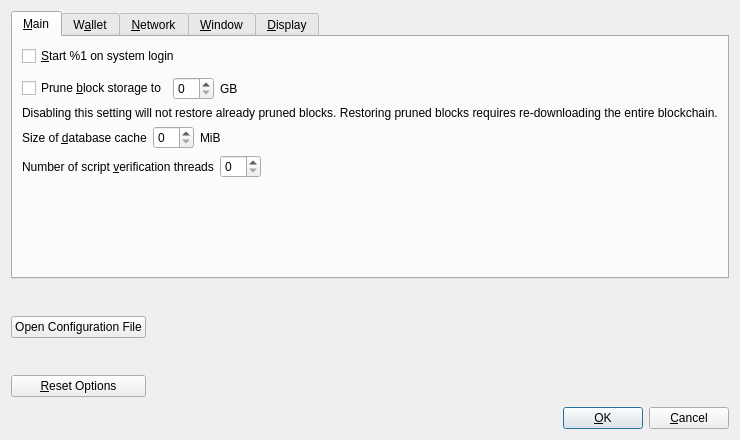
<?xml version="1.0" encoding="UTF-8"?>
<ui version="4.0">
 <class>OptionsDialog</class>
 <widget class="QDialog" name="OptionsDialog">
  <property name="geometry">
   <rect>
    <x>0</x>
    <y>0</y>
    <width>560</width>
    <height>440</height>
   </rect>
  </property>
  <property name="windowTitle">
   <string>Options</string>
  </property>
  <property name="modal">
   <bool>true</bool>
  </property>
  <layout class="QVBoxLayout" name="verticalLayout">
   <item>
    <widget class="QTabWidget" name="tabWidget">
     <property name="currentIndex">
      <number>0</number>
     </property>
     <widget class="QWidget" name="tabMain">
      <attribute name="title">
       <string>&amp;Main</string>
      </attribute>
      <layout class="QVBoxLayout" name="verticalLayout_Main">
       <item>
        <widget class="QCheckBox" name="bitcoinAtStartup">
         <property name="toolTip">
          <string>Automatically start %1 after logging in to the system.</string>
         </property>
         <property name="text">
          <string>&amp;Start %1 on system login</string>
         </property>
        </widget>
       </item>
       <item>
        <spacer name="horizontalSpacer_0_Main">
         <property name="orientation">
          <enum>Qt::Horizontal</enum>
         </property>
         <property name="sizeHint" stdset="0">
          <size>
           <width>40</width>
           <height>5</height>
          </size>
         </property>
        </spacer>
       </item>
       <item>
       <layout class="QHBoxLayout" name="horizontalLayout_Main_Prune">
        <item>
         <widget class="QCheckBox" name="prune">
          <property name="toolTip">
           <string>Disables some advanced features but all blocks will still be fully validated. Disabling this setting will not restore already pruned blocks. Actual disk usage may be somewhat higher.</string>
          </property>
          <property name="text">
           <string>Prune &amp;block storage to</string>
          </property>
         </widget>
        </item>
        <item>
         <widget class="QSpinBox" name="pruneSize"/>
        </item>
         <item>
          <widget class="QLabel" name="pruneSizeUnitLabel">
           <property name="text">
            <string>GB</string>
           </property>
           <property name="textFormat">
            <enum>Qt::PlainText</enum>
           </property>
          </widget>
         </item>
         <item>
          <spacer name="horizontalSpacer_Main_Prune">
           <property name="orientation">
            <enum>Qt::Horizontal</enum>
           </property>
           <property name="sizeHint" stdset="0">
            <size>
             <width>40</width>
             <height>20</height>
            </size>
           </property>
          </spacer>
         </item>
        </layout>
       </item>
       <item>
        <widget class="QLabel" name="pruneWarning">
         <property name="text">
          <string>Disabling this setting will not restore already pruned blocks. Restoring pruned blocks requires re-downloading the entire blockchain.</string>
         </property>
         <property name="textFormat">
          <enum>Qt::PlainText</enum>
         </property>
        </widget>
       </item>
       <item>
        <layout class="QHBoxLayout" name="horizontalLayout_2_Main">
         <item>
          <widget class="QLabel" name="databaseCacheLabel">
           <property name="text">
            <string>Size of &amp;database cache</string>
           </property>
           <property name="textFormat">
            <enum>Qt::PlainText</enum>
           </property>
           <property name="buddy">
            <cstring>databaseCache</cstring>
           </property>
          </widget>
         </item>
         <item>
          <widget class="QSpinBox" name="databaseCache"/>
         </item>
         <item>
          <widget class="QLabel" name="databaseCacheUnitLabel">
           <property name="text">
            <string>MiB</string>
           </property>
           <property name="textFormat">
            <enum>Qt::PlainText</enum>
           </property>
          </widget>
         </item>
         <item>
          <spacer name="horizontalSpacer_2_Main">
           <property name="orientation">
            <enum>Qt::Horizontal</enum>
           </property>
           <property name="sizeHint" stdset="0">
            <size>
             <width>40</width>
             <height>20</height>
            </size>
           </property>
          </spacer>
         </item>
        </layout>
       </item>
       <item>
        <layout class="QHBoxLayout" name="horizontalLayout_Main_VerifyLabel">
         <item>
          <widget class="QLabel" name="threadsScriptVerifLabel">
           <property name="text">
            <string>Number of script &amp;verification threads</string>
           </property>
           <property name="textFormat">
            <enum>Qt::PlainText</enum>
           </property>
           <property name="buddy">
            <cstring>threadsScriptVerif</cstring>
           </property>
          </widget>
         </item>
         <item>
          <widget class="QSpinBox" name="threadsScriptVerif">
           <property name="toolTip">
            <string>(0 = auto, &lt;0 = leave that many cores free)</string>
           </property>
          </widget>
         </item>
         <item>
          <spacer name="horizontalSpacer_Main_Threads">
           <property name="orientation">
            <enum>Qt::Horizontal</enum>
           </property>
           <property name="sizeHint" stdset="0">
            <size>
             <width>40</width>
             <height>20</height>
            </size>
           </property>
          </spacer>
         </item>
        </layout>
       </item>
       <item>
        <spacer name="verticalSpacer_Main">
         <property name="orientation">
          <enum>Qt::Vertical</enum>
         </property>
         <property name="sizeHint" stdset="0">
          <size>
           <width>20</width>
           <height>40</height>
          </size>
         </property>
        </spacer>
       </item>
      </layout>
     </widget>
     <widget class="QWidget" name="tabWallet">
      <attribute name="title">
       <string>W&amp;allet</string>
      </attribute>
      <layout class="QVBoxLayout" name="verticalLayout_Wallet">
       <item>
        <widget class="QGroupBox" name="groupBox">
         <property name="title">
          <string>Expert</string>
         </property>
         <layout class="QVBoxLayout" name="verticalLayout_2">
          <item>
           <widget class="QCheckBox" name="coinControlFeatures">
            <property name="toolTip">
             <string>Whether to show coin control features or not.</string>
            </property>
            <property name="text">
             <string>Enable coin &amp;control features</string>
            </property>
           </widget>
          </item>
          <item>
           <widget class="QCheckBox" name="spendZeroConfChange">
            <property name="toolTip">
             <string>If you disable the spending of unconfirmed change, the change from a transaction cannot be used until that transaction has at least one confirmation. This also affects how your balance is computed.</string>
            </property>
            <property name="text">
             <string>&amp;Spend unconfirmed change</string>
            </property>
           </widget>
          </item>
         </layout>
        </widget>
       </item>
       <item>
        <spacer name="verticalSpacer_Wallet">
         <property name="orientation">
          <enum>Qt::Vertical</enum>
         </property>
         <property name="sizeHint" stdset="0">
          <size>
           <width>20</width>
           <height>40</height>
          </size>
         </property>
        </spacer>
       </item>
      </layout>
     </widget>
     <widget class="QWidget" name="tabNetwork">
      <attribute name="title">
       <string>&amp;Network</string>
      </attribute>
      <layout class="QVBoxLayout" name="verticalLayout_Network">
       <item>
        <widget class="QCheckBox" name="mapPortUpnp">
         <property name="toolTip">
          <string>Automatically open the Bitcoin client port on the router. This only works when your router supports UPnP and it is enabled.</string>
         </property>
         <property name="text">
          <string>Map port using &amp;UPnP</string>
         </property>
        </widget>
       </item>
       <item>
        <widget class="QCheckBox" name="allowIncoming">
         <property name="toolTip">
          <string>Accept connections from outside.</string>
         </property>
         <property name="text">
          <string>Allow incomin&amp;g connections</string>
         </property>
        </widget>
       </item>
       <item>
        <widget class="QCheckBox" name="connectSocks">
         <property name="toolTip">
          <string>Connect to the Bitcoin network through a SOCKS5 proxy.</string>
         </property>
         <property name="text">
          <string>&amp;Connect through SOCKS5 proxy (default proxy):</string>
         </property>
        </widget>
       </item>
       <item>
        <layout class="QHBoxLayout" name="horizontalLayout_1_Network">
         <item>
          <widget class="QLabel" name="proxyIpLabel">
           <property name="text">
            <string>Proxy &amp;IP:</string>
           </property>
           <property name="textFormat">
            <enum>Qt::PlainText</enum>
           </property>
           <property name="buddy">
            <cstring>proxyIp</cstring>
           </property>
          </widget>
         </item>
         <item>
          <widget class="QValidatedLineEdit" name="proxyIp">
           <property name="minimumSize">
            <size>
             <width>140</width>
             <height>0</height>
            </size>
           </property>
           <property name="maximumSize">
            <size>
             <width>140</width>
             <height>16777215</height>
            </size>
           </property>
           <property name="toolTip">
            <string>IP address of the proxy (e.g. IPv4: 127.0.0.1 / IPv6: ::1)</string>
           </property>
          </widget>
         </item>
         <item>
          <widget class="QLabel" name="proxyPortLabel">
           <property name="text">
            <string>&amp;Port:</string>
           </property>
           <property name="textFormat">
            <enum>Qt::PlainText</enum>
           </property>
           <property name="buddy">
            <cstring>proxyPort</cstring>
           </property>
          </widget>
         </item>
         <item>
          <widget class="QLineEdit" name="proxyPort">
           <property name="minimumSize">
            <size>
             <width>55</width>
             <height>0</height>
            </size>
           </property>
           <property name="maximumSize">
            <size>
             <width>55</width>
             <height>16777215</height>
            </size>
           </property>
           <property name="toolTip">
            <string>Port of the proxy (e.g. 9050)</string>
           </property>
          </widget>
         </item>
         <item>
          <spacer name="horizontalSpacer_1_Network">
           <property name="orientation">
            <enum>Qt::Horizontal</enum>
           </property>
           <property name="sizeHint" stdset="0">
            <size>
             <width>40</width>
             <height>20</height>
            </size>
           </property>
          </spacer>
         </item>
        </layout>
       </item>
       <item>
        <layout class="QHBoxLayout" name="horizontalLayout_2_Network">
         <item>
          <widget class="QLabel" name="proxyActiveNets">
           <property name="text">
            <string>Used for reaching peers via:</string>
           </property>
           <property name="textFormat">
            <enum>Qt::PlainText</enum>
           </property>
          </widget>
         </item>
         <item>
          <widget class="QCheckBox" name="proxyReachIPv4">
           <property name="enabled">
            <bool>false</bool>
           </property>
           <property name="toolTip">
            <string>Shows if the supplied default SOCKS5 proxy is used to reach peers via this network type.</string>
           </property>
           <property name="text">
            <string/>
           </property>
          </widget>
         </item>
         <item>
          <widget class="QLabel" name="proxyReachIPv4Label">
           <property name="text">
            <string>IPv4</string>
           </property>
           <property name="textFormat">
            <enum>Qt::PlainText</enum>
           </property>
          </widget>
         </item>
         <item>
          <widget class="QCheckBox" name="proxyReachIPv6">
           <property name="enabled">
            <bool>false</bool>
           </property>
           <property name="toolTip">
            <string>Shows if the supplied default SOCKS5 proxy is used to reach peers via this network type.</string>
           </property>
           <property name="text">
            <string/>
           </property>
          </widget>
         </item>
         <item>
          <widget class="QLabel" name="proxyReachIPv6Label">
           <property name="text">
            <string>IPv6</string>
           </property>
           <property name="textFormat">
            <enum>Qt::PlainText</enum>
           </property>
          </widget>
         </item>
         <item>
          <widget class="QCheckBox" name="proxyReachTor">
           <property name="enabled">
            <bool>false</bool>
           </property>
           <property name="toolTip">
            <string>Shows if the supplied default SOCKS5 proxy is used to reach peers via this network type.</string>
           </property>
           <property name="text">
            <string/>
           </property>
          </widget>
         </item>
         <item>
          <widget class="QLabel" name="proxyReachTorLabel">
           <property name="text">
            <string>Tor</string>
           </property>
           <property name="textFormat">
            <enum>Qt::PlainText</enum>
           </property>
          </widget>
         </item>
         <item>
          <spacer name="horizontalSpacer_2_Network">
           <property name="orientation">
            <enum>Qt::Horizontal</enum>
           </property>
           <property name="sizeHint" stdset="0">
            <size>
             <width>40</width>
             <height>20</height>
            </size>
           </property>
          </spacer>
         </item>
        </layout>
       </item>
       <item>
        <widget class="QCheckBox" name="connectSocksTor">
         <property name="toolTip">
          <string>Connect to the Bitcoin network through a separate SOCKS5 proxy for Tor hidden services.</string>
         </property>
         <property name="text">
          <string>Use separate SOCKS&amp;5 proxy to reach peers via Tor hidden services:</string>
         </property>
        </widget>
       </item>
       <item>
        <layout class="QHBoxLayout" name="horizontalLayout_3_Network">
         <item>
          <widget class="QLabel" name="proxyIpTorLabel">
           <property name="text">
            <string>Proxy &amp;IP:</string>
           </property>
           <property name="textFormat">
            <enum>Qt::PlainText</enum>
           </property>
           <property name="buddy">
            <cstring>proxyIpTor</cstring>
           </property>
          </widget>
         </item>
         <item>
          <widget class="QValidatedLineEdit" name="proxyIpTor">
           <property name="minimumSize">
            <size>
             <width>140</width>
             <height>0</height>
            </size>
           </property>
           <property name="maximumSize">
            <size>
             <width>140</width>
             <height>16777215</height>
            </size>
           </property>
           <property name="toolTip">
            <string>IP address of the proxy (e.g. IPv4: 127.0.0.1 / IPv6: ::1)</string>
           </property>
          </widget>
         </item>
         <item>
          <widget class="QLabel" name="proxyPortTorLabel">
           <property name="text">
            <string>&amp;Port:</string>
           </property>
           <property name="textFormat">
            <enum>Qt::PlainText</enum>
           </property>
           <property name="buddy">
            <cstring>proxyPortTor</cstring>
           </property>
          </widget>
         </item>
         <item>
          <widget class="QLineEdit" name="proxyPortTor">
           <property name="minimumSize">
            <size>
             <width>55</width>
             <height>0</height>
            </size>
           </property>
           <property name="maximumSize">
            <size>
             <width>55</width>
             <height>16777215</height>
            </size>
           </property>
           <property name="toolTip">
            <string>Port of the proxy (e.g. 9050)</string>
           </property>
          </widget>
         </item>
         <item>
          <spacer name="horizontalSpacer_4_Network">
           <property name="orientation">
            <enum>Qt::Horizontal</enum>
           </property>
           <property name="sizeHint" stdset="0">
            <size>
             <width>40</width>
             <height>20</height>
            </size>
           </property>
          </spacer>
         </item>
        </layout>
       </item>
       <item>
        <spacer name="verticalSpacer_Network">
         <property name="orientation">
          <enum>Qt::Vertical</enum>
         </property>
         <property name="sizeHint" stdset="0">
          <size>
           <width>20</width>
           <height>40</height>
          </size>
         </property>
        </spacer>
       </item>
      </layout>
     </widget>
     <widget class="QWidget" name="tabWindow">
      <attribute name="title">
       <string>&amp;Window</string>
      </attribute>
      <layout class="QVBoxLayout" name="verticalLayout_Window">
       <item>
        <widget class="QCheckBox" name="hideTrayIcon">
         <property name="toolTip">
          <string>Hide the icon from the system tray.</string>
         </property>
         <property name="text">
          <string>&amp;Hide tray icon</string>
         </property>
        </widget>
       </item>
       <item>
        <widget class="QCheckBox" name="minimizeToTray">
         <property name="toolTip">
          <string>Show only a tray icon after minimizing the window.</string>
         </property>
         <property name="text">
          <string>&amp;Minimize to the tray instead of the taskbar</string>
         </property>
        </widget>
       </item>
       <item>
        <widget class="QCheckBox" name="minimizeOnClose">
         <property name="toolTip">
          <string>Minimize instead of exit the application when the window is closed. When this option is enabled, the application will be closed only after selecting Exit in the menu.</string>
         </property>
         <property name="text">
          <string>M&amp;inimize on close</string>
         </property>
        </widget>
       </item>
       <item>
        <spacer name="verticalSpacer_Window">
         <property name="orientation">
          <enum>Qt::Vertical</enum>
         </property>
         <property name="sizeHint" stdset="0">
          <size>
           <width>20</width>
           <height>40</height>
          </size>
         </property>
        </spacer>
       </item>
      </layout>
     </widget>
     <widget class="QWidget" name="tabDisplay">
      <attribute name="title">
       <string>&amp;Display</string>
      </attribute>
      <layout class="QVBoxLayout" name="verticalLayout_Display">
       <item>
        <layout class="QHBoxLayout" name="horizontalLayout_1_Display">
         <item>
          <widget class="QLabel" name="langLabel">
           <property name="text">
            <string>User Interface &amp;language:</string>
           </property>
           <property name="textFormat">
            <enum>Qt::PlainText</enum>
           </property>
           <property name="buddy">
            <cstring>lang</cstring>
           </property>
          </widget>
         </item>
         <item>
          <widget class="QValueComboBox" name="lang">
           <property name="toolTip">
            <string>The user interface language can be set here. This setting will take effect after restarting %1.</string>
           </property>
          </widget>
         </item>
        </layout>
       </item>
       <item>
        <layout class="QHBoxLayout" name="horizontalLayout_2_Display">
         <item>
          <widget class="QLabel" name="unitLabel">
           <property name="text">
            <string>&amp;Unit to show amounts in:</string>
           </property>
           <property name="textFormat">
            <enum>Qt::PlainText</enum>
           </property>
           <property name="buddy">
            <cstring>unit</cstring>
           </property>
          </widget>
         </item>
         <item>
          <widget class="QValueComboBox" name="unit">
           <property name="toolTip">
            <string>Choose the default subdivision unit to show in the interface and when sending coins.</string>
           </property>
          </widget>
         </item>
        </layout>
       </item>
       <item>
        <layout class="QHBoxLayout" name="horizontalLayout_3_Display">
         <item>
          <widget class="QLabel" name="thirdPartyTxUrlsLabel">
           <property name="toolTip">
            <string>Third party URLs (e.g. a block explorer) that appear in the transactions tab as context menu items. %s in the URL is replaced by transaction hash. Multiple URLs are separated by vertical bar |.</string>
           </property>
           <property name="text">
            <string>&amp;Third party transaction URLs</string>
           </property>
           <property name="buddy">
            <cstring>thirdPartyTxUrls</cstring>
           </property>
          </widget>
         </item>
         <item>
          <widget class="QLineEdit" name="thirdPartyTxUrls">
           <property name="toolTip">
            <string>Third party URLs (e.g. a block explorer) that appear in the transactions tab as context menu items. %s in the URL is replaced by transaction hash. Multiple URLs are separated by vertical bar |.</string>
           </property>
          </widget>
         </item>
        </layout>
       </item>
       <item>
        <spacer name="verticalSpacer_Display">
         <property name="orientation">
          <enum>Qt::Vertical</enum>
         </property>
         <property name="sizeHint" stdset="0">
          <size>
           <width>20</width>
           <height>40</height>
          </size>
         </property>
        </spacer>
       </item>
      </layout>
     </widget>
    </widget>
   </item>
   <item>
    <layout class="QHBoxLayout" name="horizontalLayout_Buttons">
     <item>
      <layout class="QVBoxLayout" name="verticalLayout_Buttons">
       <item>
        <widget class="QPushButton" name="openBitcoinConfButton">
         <property name="toolTip">
          <string>Open the %1 configuration file from the working directory.</string>
         </property>
         <property name="text">
          <string>Open Configuration File</string>
         </property>
         <property name="autoDefault">
          <bool>false</bool>
         </property>
        </widget>
       </item>
       <item>
        <widget class="QPushButton" name="resetButton">
         <property name="toolTip">
          <string>Reset all client options to default.</string>
         </property>
         <property name="text">
          <string>&amp;Reset Options</string>
         </property>
         <property name="autoDefault">
          <bool>false</bool>
         </property>
        </widget>
       </item>
      </layout>
     </item>
     <item>
      <spacer name="horizontalSpacer_1">
       <property name="orientation">
        <enum>Qt::Horizontal</enum>
       </property>
       <property name="sizeHint" stdset="0">
        <size>
         <width>40</width>
         <height>48</height>
        </size>
       </property>
      </spacer>
     </item>
     <item>
      <widget class="QLabel" name="statusLabel">
       <property name="minimumSize">
        <size>
         <width>200</width>
         <height>0</height>
        </size>
       </property>
       <property name="font">
        <font>
         <weight>75</weight>
         <bold>true</bold>
        </font>
       </property>
       <property name="text">
        <string/>
       </property>
       <property name="textFormat">
        <enum>Qt::PlainText</enum>
       </property>
       <property name="wordWrap">
        <bool>true</bool>
       </property>
      </widget>
     </item>
     <item>
      <spacer name="horizontalSpacer_2">
       <property name="orientation">
        <enum>Qt::Horizontal</enum>
       </property>
       <property name="sizeHint" stdset="0">
        <size>
         <width>40</width>
         <height>48</height>
        </size>
       </property>
      </spacer>
     </item>
     <item>
      <layout class="QVBoxLayout" name="verticalLayout_4">
       <item>
        <spacer name="verticalSpacer">
         <property name="orientation">
          <enum>Qt::Vertical</enum>
         </property>
         <property name="sizeHint" stdset="0">
          <size>
           <width>20</width>
           <height>40</height>
          </size>
         </property>
        </spacer>
       </item>
       <item>
        <layout class="QHBoxLayout" name="horizontalLayout">
         <item>
          <widget class="QPushButton" name="okButton">
           <property name="text">
            <string>&amp;OK</string>
           </property>
           <property name="autoDefault">
            <bool>false</bool>
           </property>
           <property name="default">
            <bool>true</bool>
           </property>
          </widget>
         </item>
         <item>
          <widget class="QPushButton" name="cancelButton">
           <property name="text">
            <string>&amp;Cancel</string>
           </property>
           <property name="autoDefault">
            <bool>false</bool>
           </property>
          </widget>
         </item>
        </layout>
       </item>
      </layout>
     </item>
    </layout>
   </item>
  </layout>
 </widget>
 <customwidgets>
  <customwidget>
   <class>QValidatedLineEdit</class>
   <extends>QLineEdit</extends>
   <header>qt/qvalidatedlineedit.h</header>
  </customwidget>
  <customwidget>
   <class>QValueComboBox</class>
   <extends>QComboBox</extends>
   <header>qt/qvaluecombobox.h</header>
  </customwidget>
 </customwidgets>
 <resources/>
 <connections/>
</ui>
